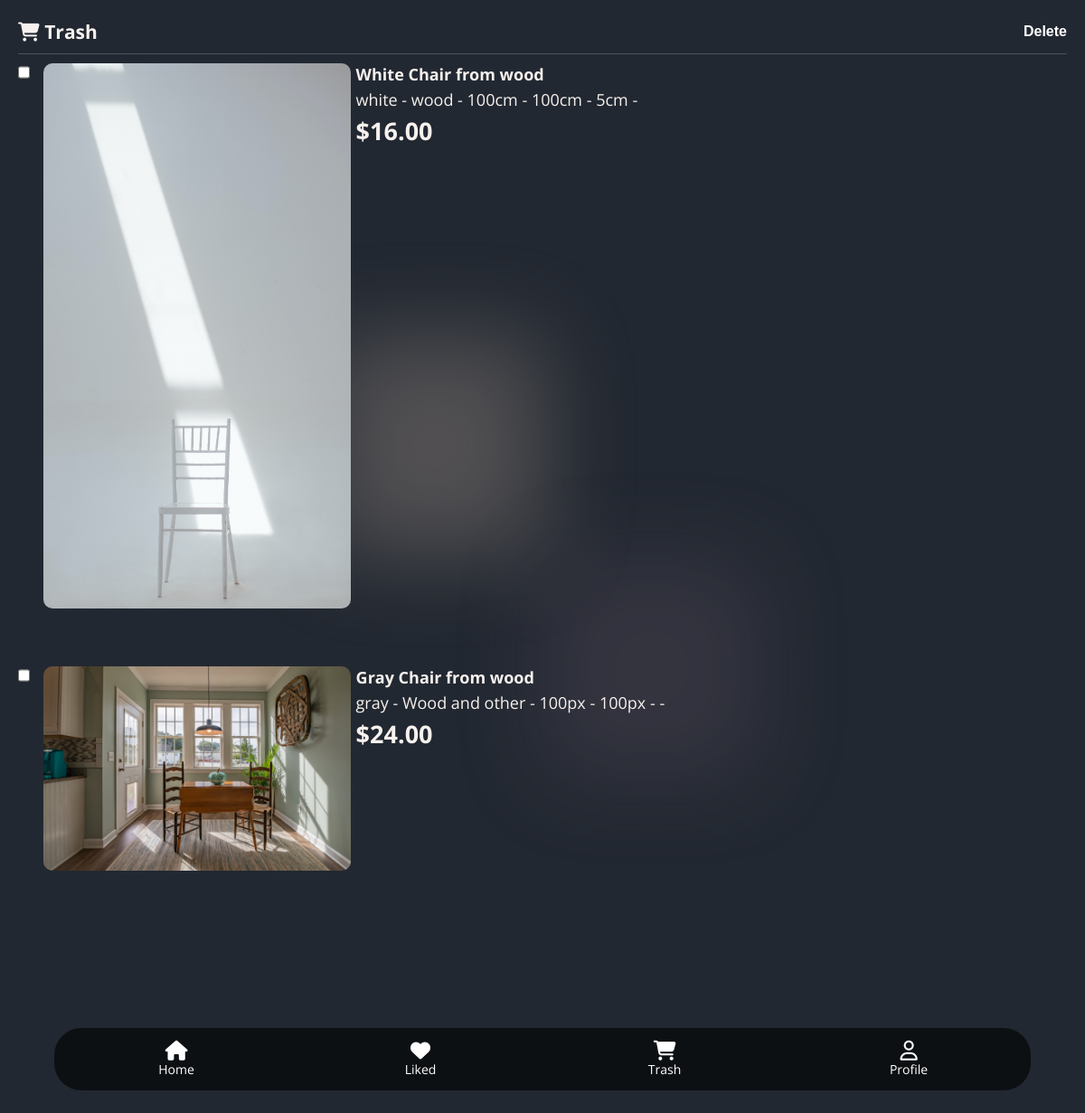
Screenshot of /trash (signed in) with the database file from the repository.
### base/models.py (models this page shows, shortened)
class ProductType(models.Model):
   title = models.CharField(max_length=100)
   image = models.ImageField(upload_to='product_types/{}/'.format(title),  blank=True)
   color = models.CharField(max_length=50, blank=True)
   material = models.CharField(max_length=50, blank=True)
   width = models.CharField(max_length=50, blank=True)
   height = models.CharField(max_length=50, blank=True)
   depth = models.CharField(max_length=50, blank=True)
   counts = models.IntegerField(default=0, blank=True)
   cost = models.IntegerField(default=0, blank=True)
   created = models.DateTimeField(auto_now_add=True)
   updated = models.DateTimeField(auto_now=True)

### base/views/user_view.py (the view)
# urls.py: path('trash', trash_view , name='trash'),
@login_required(login_url='base:sign-in')
def trash_view(request):
   user = request.user
   profile = Profile.objects.get(user=user)
   if request.method == 'POST':
      products = [int(i) for i in request.POST.getlist('trash__products')]
      for product in products:
         profile.trash.remove(product)
      profile.save()
      return redirect('base:trash')
   context = {
      'profile': profile
   }
   return render(request, 'base/trash.html', context)

### base/templates/base/trash.html (shortened to what this page needs)
{% include 'main.html' %}
{% load static  %}
{% block title %}
<link rel="stylesheet" href="{% static '/css/product/all_products.css' %}">
<link rel="stylesheet" href="{% static '/css/home.css' %}">
<link rel="stylesheet" href="{% static 'css/product/product.css' %}">
{% endblock title %}
{% block content %}
<form class="home page" method="POST">
   <div class="page__name">
      <h3><i class="fa-solid fa-cart-shopping"></i> Trash</h3>
         <button class="">Delete</button>
   </div>
   {% if profile.liked.all|length > 0 %}
   <div class="products">
      {% for product_type in profile.trash.all %}
      {% include 'base/product/product_type.html' %}
      {% endfor %}
   </div>
   {% else %}
  <div class="not__found">
   <i class="fa-solid fa-cart-flatbed"></i>
   <h2>Products Not Found</h2>
  </div>
   {% endif %}
</form>
{% endblock content %}

### base/templates/base/product/product_type.html
<div class="pre__product__type">
   <input type="checkbox" name="trash__products" class="trash__product" value="{{product_type.id}}">
<div class="product__type">
   <img src="/static/media/{{ product_type.image }}" alt="">
   <div class="product__type__desc">
      <h3>{{product_type.title}}</h3>
      <p>{{product_type.color}} - {{product_type.material}} - {{product_type.width}} - {{product_type.height}} - {{product_type.depth}} - {{product.counts}}</p>
      <h2>${{product_type.cost}}.00</h2>
   </div>
</div>
</div>

### static/css/main.css (style rules this page uses)
* { box-sizing: border-box; padding: 0; margin: 0; text-decoration: none; outline: none; background-color: transparent;; }
body { background-color: var(--black); color: var(--gray); font-size: var(--text-l); font-family: var(--open-sans); overflow-x: hidden; position: relative; }
body::after { display: block; content: ''; width: 1px; height: 1px; background-color: rgba(213, 190, 177, 0.267); box-shadow: 0 0 100px 120px rgba(213, 190, 177, 0.267); z-index: -1; position: absolute; top: 40%; left: 40%; border-radius: 100%; }
body::before { display: block; content: ''; width: 1px; height: 1px; background-color: rgb(128, 107, 125, .2); box-shadow: 0 0 100px 120px rgb(128, 107, 125, .2); z-index: -1; position: absolute; top: 60%; left: 60%; border-radius: 100%; }
.page { padding: 20px; display: flex; justify-content: center; align-items: center; flex-direction: column; width: 100%; }
input { border: 1px solid var(--white); padding: 4px ; font-size: 16px; width: 100%; background-color: aliceblue; }
.page__name { margin-bottom: 10px; border-bottom: 1px solid rgb(254,254,254,.2); width: 100%; padding-bottom: 10px; display: flex; justify-content: space-between; align-items: center; gap: 20vw }
.page__name button { color: white; border: none; font-size: 16px; font-weight: bold; transition: all .3s linear }

### static/css/product/all_products.css (style rules this page uses)
.products { display: flex; justify-content: start; align-items: start; flex-wrap: wrap; gap: 5vw; row-gap: 4vw; margin-bottom: 20%; }

### static/css/home.css (style rules this page uses)
.home { display: flex; justify-content: start; align-items: start; width: 100%; }

### static/css/product/product.css (style rules this page uses)
button { border: none; }
p { margin: 4px 0; }
.pre__product__type { position: relative; display: flex; justify-content: space-between; width: 100%; margin-bottom: 6px; gap: 5px }
.trash__product { height: 20px ; width: 20px; margin-right: 10px; }
.product__type { display: flex; justify-content: start; align-items: start; gap: 6px; margin-bottom: 10px; position: relative; }
.product__type img { width: 30%; height: 100%; min-height: 100%; border-radius: 10px; object-fit: cover; }
.product__type h3 { font-size: 18px; }

### static/css/varibles.css (style rules this page uses)
:root { --white: #fff; --gray: #F7F1EE; --gold: #CFAF76; --pink: #D5BEB1; --purple: #806b7d; --dark-gray: #393E46; --black: #222831; --open-sans: 'Open Sans', sans-serif; --playfair-dispay: 'Playfair Display', serif; --mono: monospace; --text-s: 10px; --text-m: 14px; --text-l: 18px; --text-xl: 22px; --text-2xl: 26px; --text-3xl: 28px; --text-4l: 32px; }

### rows the page displays
ProductType: image (picture), title "White Chair from wood", color "white", material "wood", width "100cm", height "100cm", depth "5cm", cost "16"
ProductType: image (picture), title "Gray Chair from wood", color "gray", material "Wood and other", width "100px", height "100px", cost "24"
